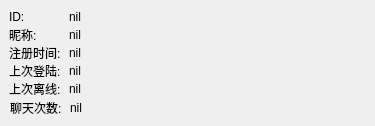
<?xml version="1.0" encoding="UTF-8"?>
<ui version="4.0">
 <class>UserInfoDialog</class>
 <widget class="QDialog" name="UserInfoDialog">
  <property name="geometry">
   <rect>
    <x>0</x>
    <y>0</y>
    <width>375</width>
    <height>126</height>
   </rect>
  </property>
  <property name="windowTitle">
   <string>Dialog</string>
  </property>
  <widget class="QLabel" name="label">
   <property name="geometry">
    <rect>
     <x>9</x>
     <y>9</y>
     <width>18</width>
     <height>16</height>
    </rect>
   </property>
   <property name="text">
    <string>ID:</string>
   </property>
  </widget>
  <widget class="QLabel" name="label_2">
   <property name="geometry">
    <rect>
     <x>9</x>
     <y>27</y>
     <width>30</width>
     <height>16</height>
    </rect>
   </property>
   <property name="text">
    <string>昵称:</string>
   </property>
  </widget>
  <widget class="QLabel" name="label_3">
   <property name="geometry">
    <rect>
     <x>9</x>
     <y>45</y>
     <width>54</width>
     <height>16</height>
    </rect>
   </property>
   <property name="text">
    <string>注册时间:</string>
   </property>
  </widget>
  <widget class="QLabel" name="label_4">
   <property name="geometry">
    <rect>
     <x>9</x>
     <y>63</y>
     <width>54</width>
     <height>16</height>
    </rect>
   </property>
   <property name="text">
    <string>上次登陆:</string>
   </property>
  </widget>
  <widget class="QLabel" name="label_5">
   <property name="geometry">
    <rect>
     <x>9</x>
     <y>81</y>
     <width>54</width>
     <height>16</height>
    </rect>
   </property>
   <property name="text">
    <string>上次离线:</string>
   </property>
  </widget>
  <widget class="QLabel" name="lastleave_label">
   <property name="geometry">
    <rect>
     <x>69</x>
     <y>81</y>
     <width>601</width>
     <height>16</height>
    </rect>
   </property>
   <property name="text">
    <string>nil</string>
   </property>
  </widget>
  <widget class="QLabel" name="lastlogintime_label">
   <property name="geometry">
    <rect>
     <x>69</x>
     <y>63</y>
     <width>301</width>
     <height>16</height>
    </rect>
   </property>
   <property name="text">
    <string>nil</string>
   </property>
  </widget>
  <widget class="QLabel" name="regtime_label">
   <property name="geometry">
    <rect>
     <x>69</x>
     <y>45</y>
     <width>591</width>
     <height>16</height>
    </rect>
   </property>
   <property name="text">
    <string>nil</string>
   </property>
  </widget>
  <widget class="QLabel" name="id_label">
   <property name="geometry">
    <rect>
     <x>69</x>
     <y>9</y>
     <width>301</width>
     <height>16</height>
    </rect>
   </property>
   <property name="text">
    <string>nil</string>
   </property>
  </widget>
  <widget class="QLabel" name="nick_label">
   <property name="geometry">
    <rect>
     <x>69</x>
     <y>27</y>
     <width>311</width>
     <height>16</height>
    </rect>
   </property>
   <property name="text">
    <string>nil</string>
   </property>
  </widget>
  <widget class="QLabel" name="label_11">
   <property name="geometry">
    <rect>
     <x>10</x>
     <y>100</y>
     <width>54</width>
     <height>16</height>
    </rect>
   </property>
   <property name="text">
    <string>聊天次数:</string>
   </property>
  </widget>
  <widget class="QLabel" name="chatcnt_label">
   <property name="geometry">
    <rect>
     <x>70</x>
     <y>100</y>
     <width>591</width>
     <height>16</height>
    </rect>
   </property>
   <property name="text">
    <string>nil</string>
   </property>
  </widget>
 </widget>
 <resources/>
 <connections/>
</ui>
